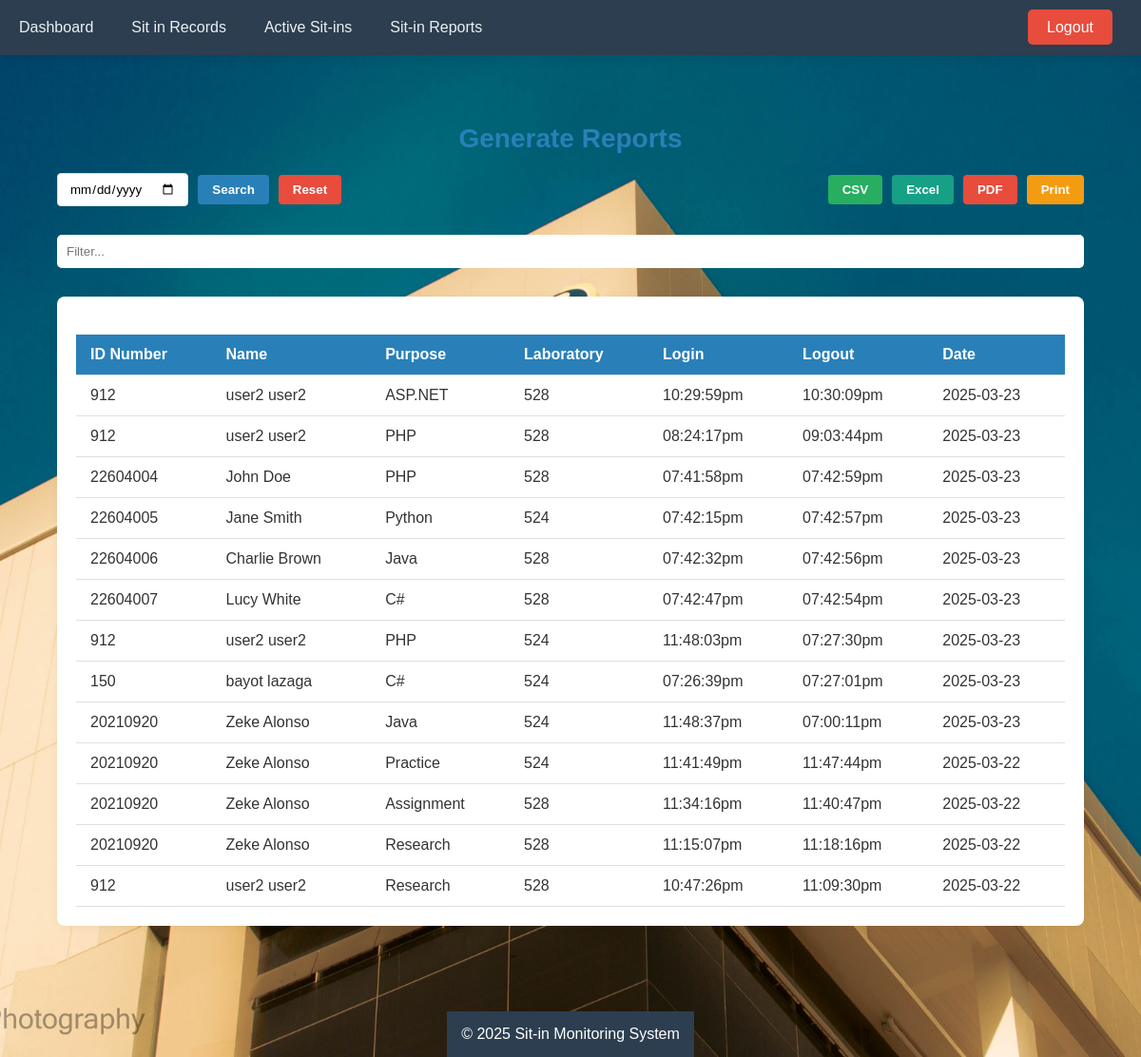
/reports.php (signed in), run on the app's committed database.
### tables this page shows
CREATE TABLE `sit_in_requests` (
  `id` int(11) NOT NULL,
  `student_id` int(11) NOT NULL,
  `lab_number` varchar(50) NOT NULL,
  `purpose` text NOT NULL,
  `status` enum('pending','approved','rejected','logged_out') DEFAULT 'pending',
  `feedback` text DEFAULT NULL,
  `subject_id` int(11) DEFAULT NULL,
  `is_active` tinyint(1) DEFAULT 0 COMMENT 'Flag to indicate if sit-in session is currently active',
  `start_time` datetime DEFAULT NULL COMMENT 'Time when the sit-in session started',
  `end_time` datetime DEFAULT NULL COMMENT 'Time when the sit-in session ended'
);

CREATE TABLE `users` (
  `idno` int(11) NOT NULL,
  `lastname` varchar(100) NOT NULL,
  `firstname` varchar(100) NOT NULL,
  `middlename` varchar(100) DEFAULT NULL,
  `course` varchar(50) NOT NULL,
  `year` varchar(10) NOT NULL,
  `email` varchar(150) NOT NULL,
  `username` varchar(100) NOT NULL,
  `password_hash` varchar(255) NOT NULL,
  `photo` varchar(255) DEFAULT 'default.png',
  `role` enum('admin','student') NOT NULL,
  `remaining_sessions` int(11) DEFAULT NULL
);

CREATE TABLE `subjects` (
  `id` int(11) NOT NULL,
  `subject_name` varchar(100) NOT NULL,
  `lab_number` varchar(50) NOT NULL,
  `date` date NOT NULL,
  `start_time` time NOT NULL,
  `end_time` time NOT NULL,
  `sessions` int(11) NOT NULL,
  `status` varchar(20) DEFAULT 'available'
);

### reports.php (the view, shortened to what this page needs)
<?php
$servername = "localhost";
$dbusername = "root";
$dbpassword = "";
$dbname = "my_database";
$conn = new mysqli($servername, $dbusername, $dbpassword, $dbname);
$filterDate = isset($_GET['date']) ? $_GET['date'] : '';
$searchCondition = '';
$filter = isset($_GET['filter']) ? $conn->real_escape_string($_GET['filter']) : '';
$sql = "SELECT r.id, r.student_id, r.subject_id, r.purpose, r.start_time, r.end_time,
        u.firstname, u.lastname, u.course, u.year,
        s.subject_name, s.lab_number
        FROM sit_in_requests r
        JOIN users u ON r.student_id = u.idno
        JOIN subjects s ON r.subject_id = s.id
        WHERE r.is_active = 0" . $searchCondition . "
        ORDER BY r.end_time DESC";
$result = $conn->query($sql);
?>
<!DOCTYPE html>
<html lang="en">
<head>
    <link rel="stylesheet" href="style.css">
</head>
<body>
    <div class="navbar">
        <div class="nav-links">
            <a href="admin_dashboard.php">Dashboard</a>
            <a href="approved_sit_in_sessions.php">Sit in Records</a>
            <a href="active_sitin.php">Active Sit-ins</a>
            <a href="reports.php">Sit-in Reports</a>
        </div>
        <div class="logout-container">
            <a href="logout.php">Logout</a>
        </div>
    </div>
    <div class="content">
        <h1>Generate Reports</h1>
        <div class="report-controls">
            <div class="date-control">
                <input type="date" id="report-date" value="<?php echo $filterDate; ?>">
                <button class="search-btn" onclick="searchByDate()">Search</button>
                <button class="reset-btn" onclick="resetFilters()">Reset</button>
            </div>
            <div class="export-controls">
                <button class="export-btn csv-btn" onclick="exportCSV()">CSV</button>
                <button class="export-btn excel-btn" onclick="exportExcel()">Excel</button>
                <button class="export-btn pdf-btn" onclick="exportPDF()">PDF</button>
                <button class="export-btn print-btn" onclick="printReport()">Print</button>
            </div>
        </div>
        <div class="filter-section">
            <input type="text" class="filter-input" id="filter-input" placeholder="Filter..." value="<?php echo $filter; ?>">
        </div>
        <div class="records-table-container">
            <table class="records-table" id="report-table">
                <thead>
                    <tr>
                        <th>ID Number</th>
                        <th>Name</th>
                        <th>Purpose</th>
                        <th>Laboratory</th>
                        <th>Login</th>
                        <th>Logout</th>
                        <th>Date</th>
                    </tr>
                </thead>
                <tbody>
                    <?php
                    if ($result->num_rows > 0) {
                        while($row = $result->fetch_assoc()) {
                            $fullName = $row['firstname'] . ' ' . $row['lastname'];
                            $startTime = date('h:i:sa', strtotime($row['start_time']));
                            $endTime = date('h:i:sa', strtotime($row['end_time']));
                            $date = date('Y-m-d', strtotime($row['end_time']));
                            echo "<tr>
                                <td>{$row['student_id']}</td>
                                <td>{$fullName}</td>
                                <td>{$row['purpose']}</td>
                                <td>{$row['lab_number']}</td>
                                <td>{$startTime}</td>
                                <td>{$endTime}</td>
                                <td>{$date}</td>
                            </tr>";
                        }
                    } else {
                        echo "<tr><td colspan='7' style='text-align:center;'>No records found</td></tr>";
                    }
                    ?>
                </tbody>
            </table>
        </div>
    </div>
    <footer>
        &copy; <?php echo date("Y"); ?> Sit-in Monitoring System
    </footer>
</body>
</html>

### style.css (style rules this page uses)
* { margin: 0; padding: 0; box-sizing: border-box; font-family: 'Poppins', sans-serif; }
body { font-family: Arial, sans-serif; background-color: #f4f4f4; margin: 0; padding: 0; text-align: left; display: block; }
.logout-container { margin-right: 20px; }
.logout-container a { text-decoration: none; color: white; font-size: 16px; padding: 10px 15px; background: #e74c3c; border-radius: 5px; transition: 0.3s; }
body { background: url('ucmain.jpg') no-repeat center center fixed; background-size: cover; color: white; text-align: center; display: flex; flex-direction: column; align-items: center; justify-content: center; min-height: 100vh; }
input[type="text"], input[type="password"], input[type="email"] { width: 100%; padding: 10px; margin: 10px 0; border: none; border-radius: 5px; }
button { width: 100%; padding: 10px; background: #007BFF; color: white; border: none; border-radius: 5px; cursor: pointer; }

### reports.php (style rules this page uses)
* { margin: 0; padding: 0; box-sizing: border-box; }
body { font-family: 'Arial', sans-serif; background-color: #f8f9fa; color: #333; position: relative; }
.navbar { padding: 10px; display: flex; justify-content: space-between; align-items: center; width: 100%; position: fixed; top: 0; left: 0; z-index: 1000; background-color: #2c3e50; box-shadow: 0px 2px 10px rgba(0, 0, 0, 0.1); }
.navbar a { color: #ecf0f1; text-decoration: none; font-size: 16px; padding: 10px; border-radius: 5px; transition: background-color 0.3s ease; }
.navbar .nav-links { display: flex; gap: 20px; }
.content { margin-top: 100px; padding: 30px; margin: 100px auto 30px; width: 95%; text-align: center; }
h1 { color: #2980b9; font-size: 28px; margin-bottom: 20px; }
.report-controls { display: flex; justify-content: space-between; align-items: center; margin-bottom: 20px; flex-wrap: wrap; }
.date-control { display: flex; align-items: center; gap: 10px; }
.date-control input { padding: 8px 12px; border-radius: 4px; border: 1px solid #ddd; }
.date-control button { padding: 8px 15px; border-radius: 4px; border: none; cursor: pointer; color: white; font-weight: bold; }
.search-btn { background-color: #2980b9; }
.reset-btn { background-color: #e74c3c; }
.export-controls { display: flex; gap: 10px; }
.export-btn { padding: 8px 15px; border-radius: 4px; border: none; cursor: pointer; color: white; font-weight: bold; }
.csv-btn { background-color: #27ae60; }
.excel-btn { background-color: #16a085; }
.pdf-btn { background-color: #e74c3c; }
.print-btn { background-color: #f39c12; }
.filter-section { display: flex; justify-content: flex-end; margin-bottom: 20px; }
.filter-input { padding: 8px 12px; border-radius: 4px; border: 1px solid #ddd; width: 250px; }
.records-table-container { background-color: white; border-radius: 8px; box-shadow: 0 2px 10px rgba(0,0,0,0.05); padding: 20px; overflow-x: auto; }
.records-table { width: 100%; border-collapse: collapse; margin-top: 20px; }
.records-table th, .records-table td { padding: 12px 15px; text-align: left; border-bottom: 1px solid #e0e0e0; }
.records-table th { background-color: #2980b9; color: white; font-weight: bold; }
.logout-container a { color: white; background-color: #e74c3c; padding: 10px 20px; border-radius: 5px; text-decoration: none; }
footer { text-align: center; padding: 15px; background-color: #2c3e50; color: white; margin-top: 30px; }

### data on the page
sit_in_requests: student "912", student.lastname "user2 user2", purpose "ASP.NET", subject.lab_number "528", start_time "10:29:59pm", end_time "10:30:09pm", end_time "2025-03-23"
sit_in_requests: student "912", student.lastname "user2 user2", purpose "PHP", subject.lab_number "528", start_time "08:24:17pm", end_time "09:03:44pm", end_time "2025-03-23"
sit_in_requests: student "22604004", student.lastname "John Doe", purpose "PHP", subject.lab_number "528", start_time "07:41:58pm", end_time "07:42:59pm", end_time "2025-03-23"
sit_in_requests: student "22604005", student.lastname "Jane Smith", purpose "Python", subject.lab_number "524", start_time "07:42:15pm", end_time "07:42:57pm", end_time "2025-03-23"
sit_in_requests: student "22604006", student.lastname "Charlie Brown", purpose "Java", subject.lab_number "528", start_time "07:42:32pm", end_time "07:42:56pm", end_time "2025-03-23"
sit_in_requests: student "22604007", student.lastname "Lucy White", purpose "C#", subject.lab_number "528", start_time "07:42:47pm", end_time "07:42:54pm", end_time "2025-03-23"
sit_in_requests: student "912", student.lastname "user2 user2", purpose "PHP", subject.lab_number "524", start_time "11:48:03pm", end_time "07:27:30pm", end_time "2025-03-23"
sit_in_requests: student "150", student.lastname "bayot lazaga", purpose "C#", subject.lab_number "524", start_time "07:26:39pm", end_time "07:27:01pm", end_time "2025-03-23"
sit_in_requests: student "20210920", student.lastname "Zeke Alonso", purpose "Java", subject.lab_number "524", start_time "11:48:37pm", end_time "07:00:11pm", end_time "2025-03-23"
sit_in_requests: student "20210920", student.lastname "Zeke Alonso", purpose "Practice", subject.lab_number "524", start_time "11:41:49pm", end_time "11:47:44pm", end_time "2025-03-22"
sit_in_requests: student "20210920", student.lastname "Zeke Alonso", purpose "Assignment", subject.lab_number "528", start_time "11:34:16pm", end_time "11:40:47pm", end_time "2025-03-22"
sit_in_requests: student "20210920", student.lastname "Zeke Alonso", purpose "Research", subject.lab_number "528", start_time "11:15:07pm", end_time "11:18:16pm", end_time "2025-03-22"
sit_in_requests: student "912", student.lastname "user2 user2", purpose "Research", subject.lab_number "528", start_time "10:47:26pm", end_time "11:09:30pm", end_time "2025-03-22"
